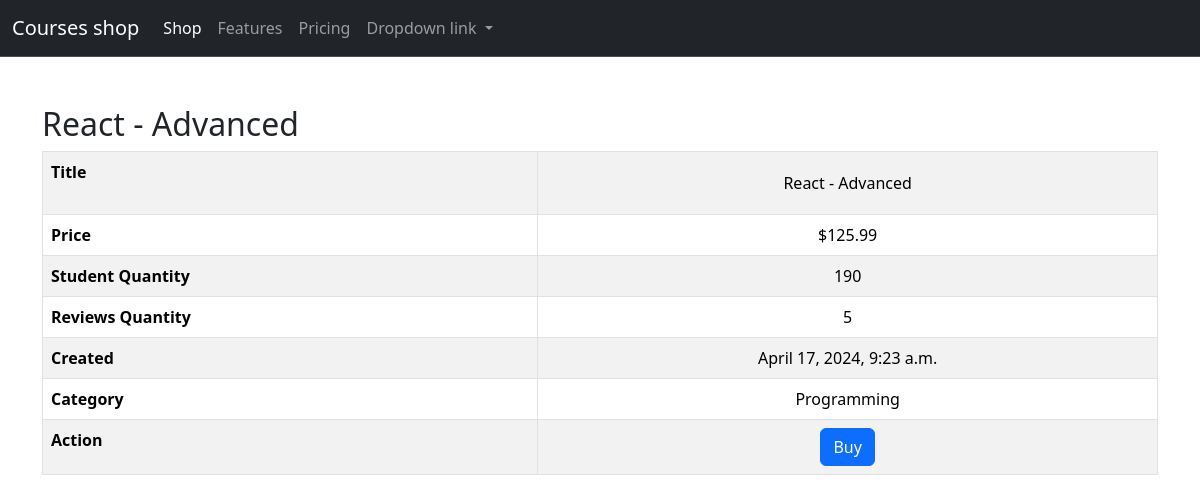
/shop/course_detail/3/, run on the app's committed database.
### shop/models.py (models this page shows, shortened)
class Course(models.Model):
    title = models.CharField(max_length=255)
    price = models.FloatField()
    students_qty = models.IntegerField()
    reviews_qty = models.IntegerField()
    created_at = models.DateTimeField(default=timezone.now)
    category = models.ForeignKey(Category, on_delete=models.CASCADE)

class Category(models.Model):
    title = models.CharField(max_length=300)
    created_at = models.DateTimeField(default=timezone.now)

### shop/views.py (the view)
def course_detail(request, course_id):
    try:
        course = Course.objects.get(pk=course_id)
        return render(request, "courses/course_detail.html", {"course": course})
    except Course.DoesNotExist as e:
        print(e)
        return render(
            request, "error_not_found/error_not_found.html", {"error": e}, status=404
        )

### shop/templatetags/custom_filters.py (called while the page is built)
@register.filter(name="split_first")
def split_first(value, delimiter=" "):
    parts = value.split(delimiter)
    return parts[0] if parts else value

### templates/courses/course_detail.html (shortened to what this page needs)
{% extends "base.html" %}
{% load custom_filters %}
{%block content%}
<h2>{{course.title}}</h2>
<table class="table table-striped table-bordered table-hover">
    <tbody>
    <tr>
        <th>Title</th>
        <td class="text-center" style="padding: 0;">
            <a href="{% url 'courses:detail' course.id %}"
               style="display: block; width: 100%; height: 100%; padding: 20px; color: inherit; text-decoration: none; line-height: normal;">
                {{ course.title }}
            </a>
        </td>
    </tr>
    <tr>
        <th>Price</th>
        <td class="text-center">${{ course.price }}</td>
    </tr>
    <tr>
        <th>Student Quantity</th>
        <td class="text-center">{{ course.students_qty }}</td>
    </tr>
    <tr>
        <th>Reviews Quantity</th>
        <td class="text-center">{{ course.reviews_qty }}</td>
    </tr>
    <tr>
        <th>Created</th>
        <td class="text-center">{{ course.created_at }}</td>
    </tr>
    <tr>
        <th>Category</th>
        <td class="text-center">{{ course.category.title }}</td>
    </tr>
    <tr>
        <th>Action</th>
        <td class="text-center">
            <button class="btn btn-primary">Buy</button>
        </td>
    </tr>
    </tbody>
</table>
{%endblock%}

### data on the page
Course: title "React - Advanced", price "125.99", students_qty "190", reviews_qty "5", created_at "April 17, 2024, 9:23 a.m.", category "Programming"
